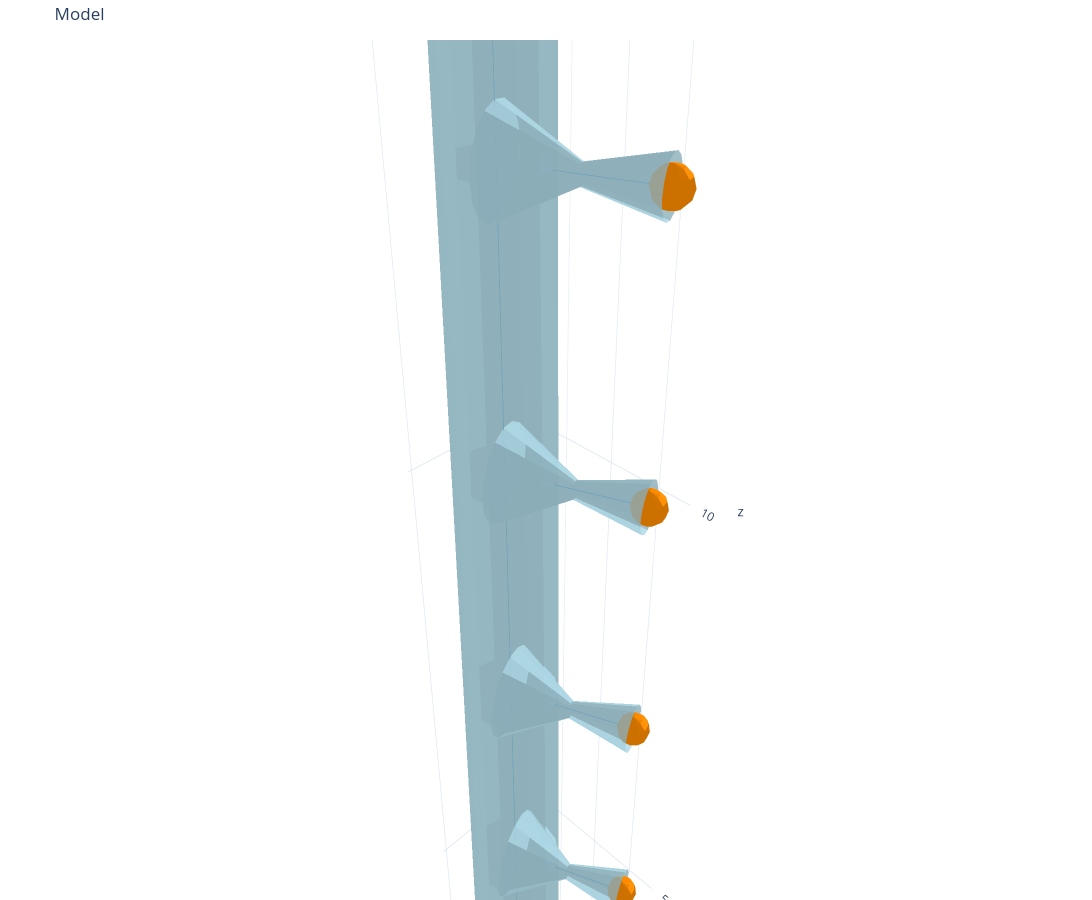

Notebook source saved alongside this figure:
### Markdown cell above
## 5. Layout variant: one spine per trunk node

With `max_spines_per_node=1`, the trunk is subdivided so each attach node gets
a single spine (still skipping the proximal neck).

### Code cell
params_single = SpinyDendriteParams(
    length=20.0,
    trunk_neck_radius=0.5,
    trunk_tip_radius=0.35,
    n_spines=8,
    spine_length=1.2,
    spine_neck_radius=0.08,
    spine_head_radius=0.22,
    max_spines_per_node=1,
    distribution="even",
    azimuth0=0.4,
    axis="z",
)
morph_single = build_spiny_dendrite(params_single)
print(f"trunk nodes: {len(morph_single.trunk_node_ids)}")
print(f"spines per attach node: {morph_single.spines_per_attach_node}")

swc_single = get_swc_path("spiny_dendrite_one_per_node.swc", units="microns")
az_single = get_pointset_path("spiny_dendrite_one_per_node_AZ.txt", units="microns")
neck_single = get_pointset_path(
    "spiny_dendrite_one_per_node_neckpoint.txt", units="microns"
)
write_subsystem(morph_single, swc_single, az_single, neck_single)

fig_single = plot_model(
    swc_model=SWCModel.from_swc_file(str(swc_single)),
    point_set=PointSet.from_txt_file(str(az_single)),
    point_size=0.15,
    point_color="darkorange",
)
fig_single.show()

### Figure 1 — Plotly figure (JSON) as saved in the notebook; plotly's stock layout.template omitted (floating-point values rounded to 4 significant figures; data arrays with more than 128 entries replaced by an {"elided": "..."} marker saying what was removed)
{"data": [{"color": "lightblue", "flatshading": true, "i": {"elided": "768 int values"}, "j": {"elided": "768 int values"}, "k": {"elided": "768 int values"}, "name": "frusta", "opacity": 0.8, "type": "mesh3d", "x": {"elided": "768 float values"}, "y": {"elided": "768 float values"}, "z": {"elided": "768 float values"}}, {"line": {"color": "#1f77b4", "width": 2}, "mode": "lines", "name": "centroid", "type": "scatter3d", "x": [0, 0, null, 0, 0, null, 0, -0.2337, null, 0, 0, null, 0, -0.2337, null, 0, 0, null, 0, -0.2337, null, 0, 0, null, 0, -0.2337, null, 0, 0, null, 0, -0.2337, null, 0, 0, null, 0, -0.2337, null, 0, 0, null, 0, -0.2337, null, 0, -0.2337, null, -0.2337, -0.4673, null, -0.2337, -0.4673, null, -0.2337, -0.4673, null, -0.2337, -0.4673, null, -0.2337, -0.4673, null, -0.2337, -0.4673, null, -0.2337, -0.4673, null, -0.2337, -0.4673, null], "y": [0, 0, null, 0, 0, null, 0, 0.5526, null, 0, 0, null, 0, 0.5526, null, 0, 0, null, 0, 0.5526, null, 0, 0, null, 0, 0.5526, null, 0, 0, null, 0, 0.5526, null, 0, 0, null, 0, 0.5526, null, 0, 0, null, 0, 0.5526, null, 0, 0.5526, null, 0.5526, 1.105, null, 0.5526, 1.105, null, 0.5526, 1.105, null, 0.5526, 1.105, null, 0.5526, 1.105, null, 0.5526, 1.105, null, 0.5526, 1.105, null, 0.5526, 1.105, null], "z": [0, 2.5, null, 2.5, 5, null, 2.5, 2.5, null, 5, 7.5, null, 5, 5, null, 7.5, 10, null, 7.5, 7.5, null, 10, 12.5, null, 10, 10, null, 12.5, 15, null, 12.5, 12.5, null, 15, 17.5, null, 15, 15, null, 17.5, 20, null, 17.5, 17.5, null, 20, 20, null, 2.5, 2.5, null, 5, 5, null, 7.5, 7.5, null, 10, 10, null, 12.5, 12.5, null, 15, 15, null, 17.5, 17.5, null, 20, 20, null]}, {"color": "darkorange", "flatshading": true, "i": {"elided": "960 int values"}, "j": {"elided": "960 int values"}, "k": {"elided": "960 int values"}, "name": "points", "opacity": 1, "type": "mesh3d", "x": {"elided": "496 float values"}, "y": {"elided": "496 float values"}, "z": {"elided": "496 float values"}}], "layout": {"height": 900, "margin": {"b": 0, "l": 0, "r": 0, "t": 40}, "scene": {"aspectmode": "data"}, "showlegend": false, "title": {"text": "Model"}, "width": 1200}}
